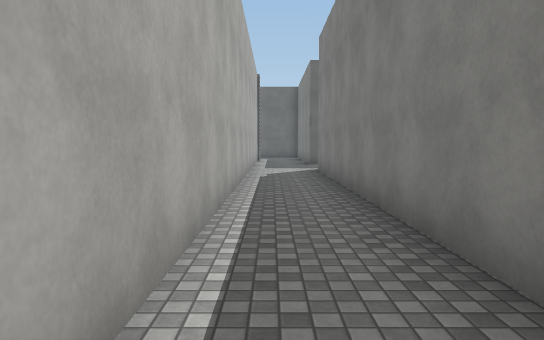
[1] (above)

24 first-person views from a walk through a 3-D level made in the Unity game engine. The camera is 1.5 m above the floor, tilts 4° down and sees 70° across. The floor is counted in squares, 2 m on a side. Each view is taken from the middle of a square. On the plan, view 1 faces up. The plan holds only what a view shows up to about 12 squares ahead; the rest is blank. The place goes on beyond the plan. The player character is not drawn. Surface patterns are stand-ins for the level's own textures.

[2]
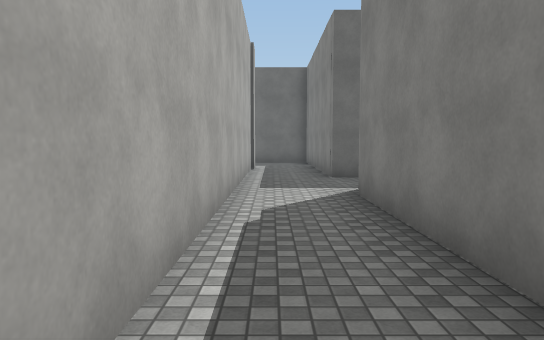

[3]
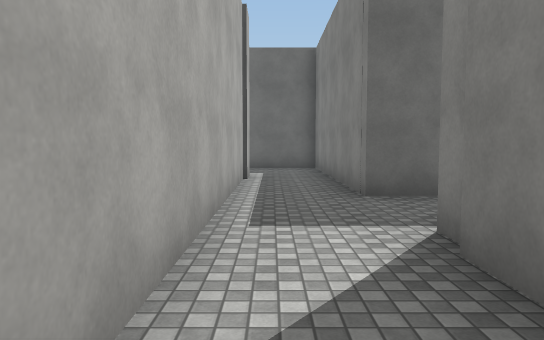

[4]
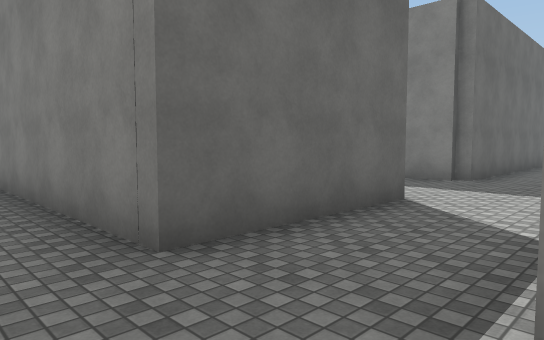

[5]
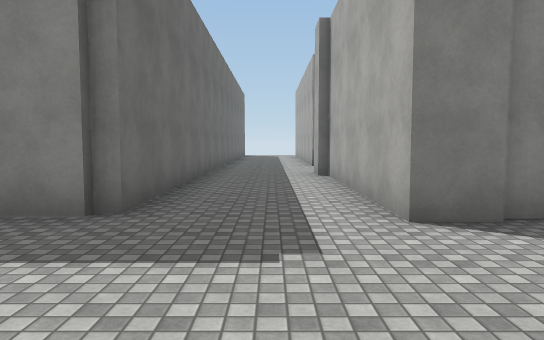

[6]
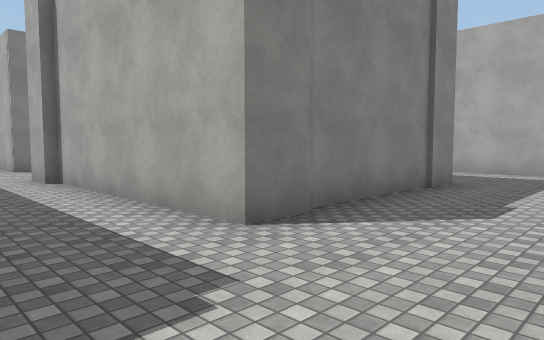

[7]
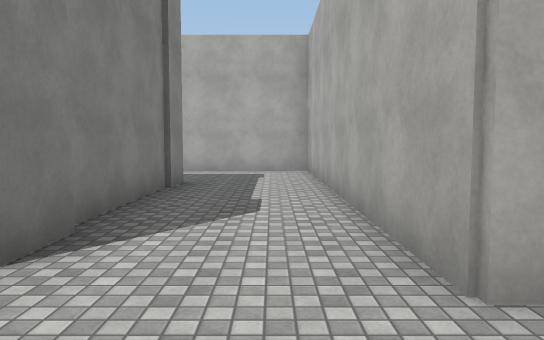

[8]
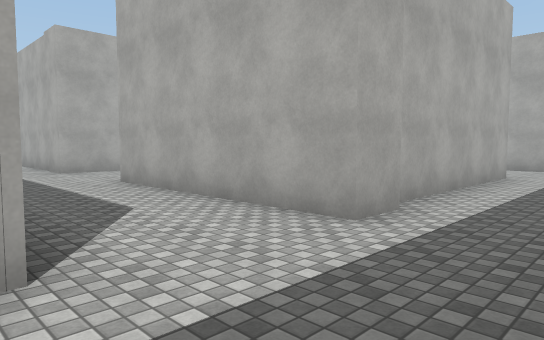

[9]
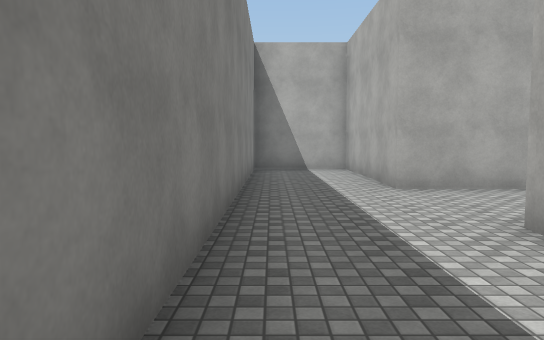

[10]
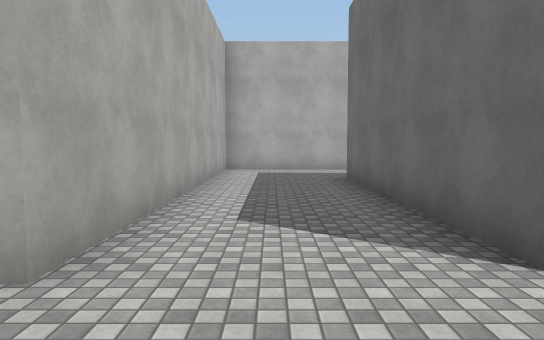

[11]
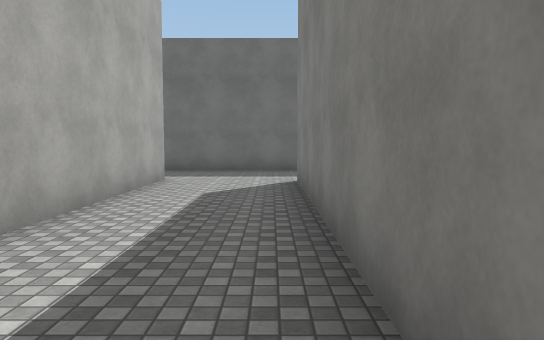

[12]
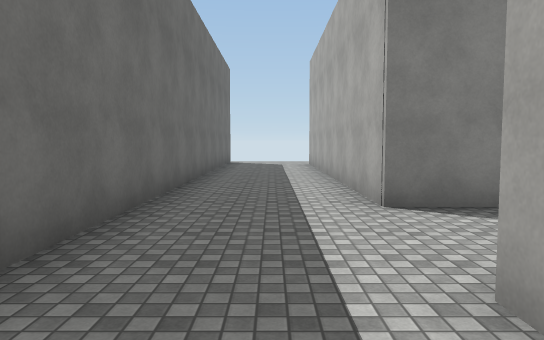

[13]
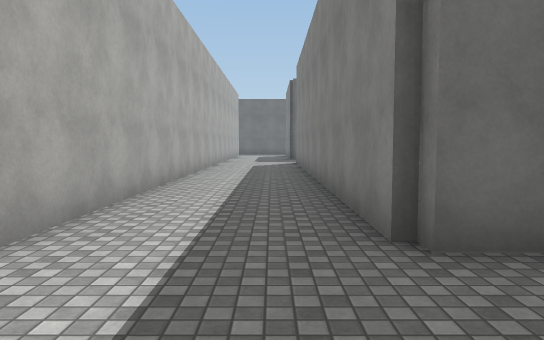

[14]
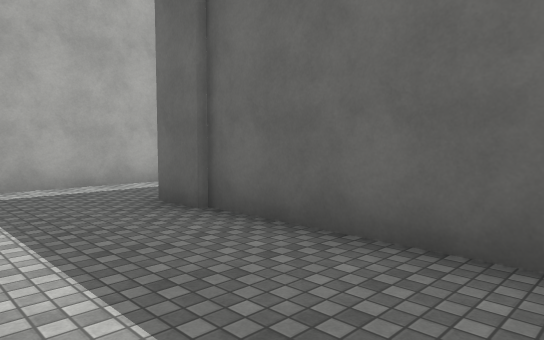

[15]
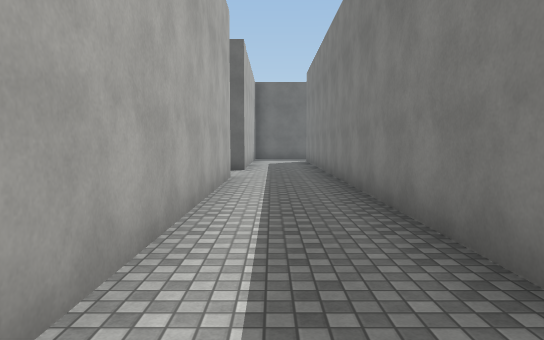

[16]
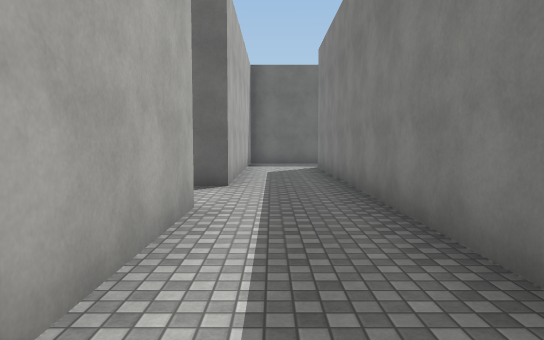

[17]
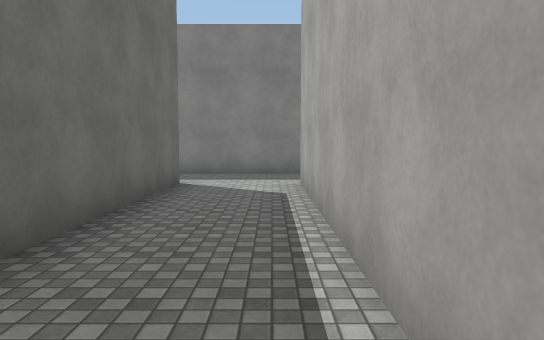

[18]
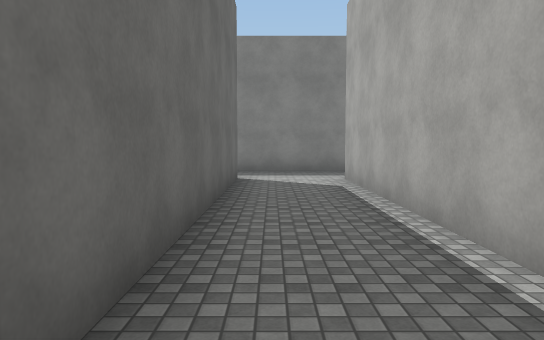

[19]
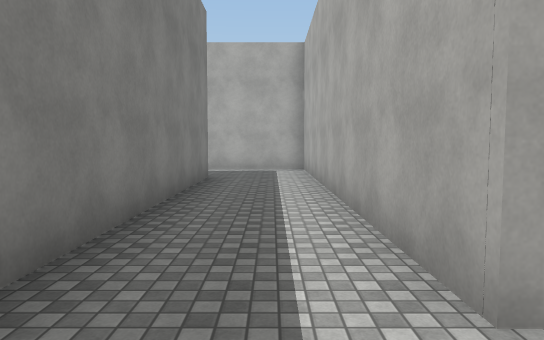

[20]
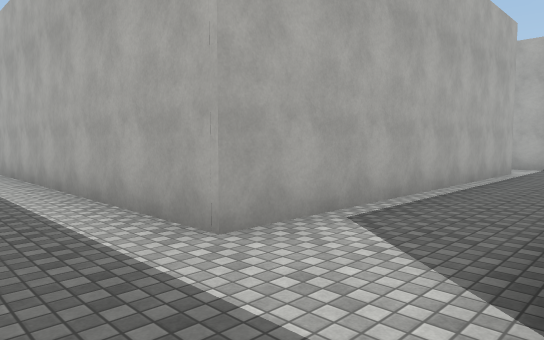

[21]
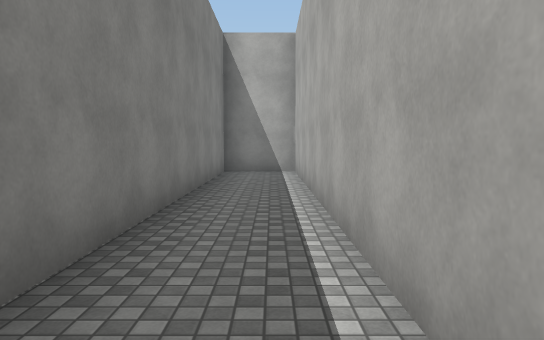

[22]
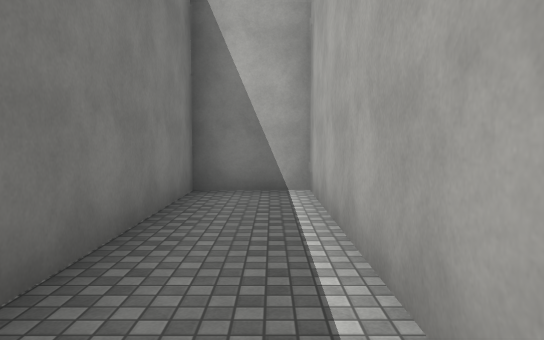

[23]
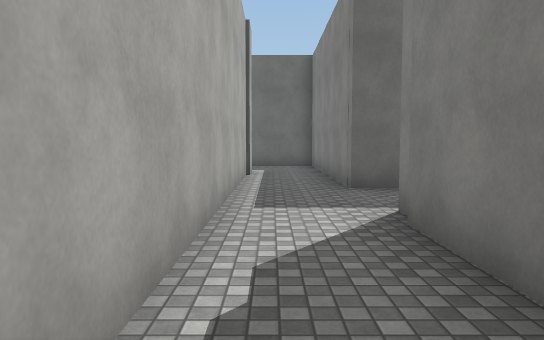

[24]
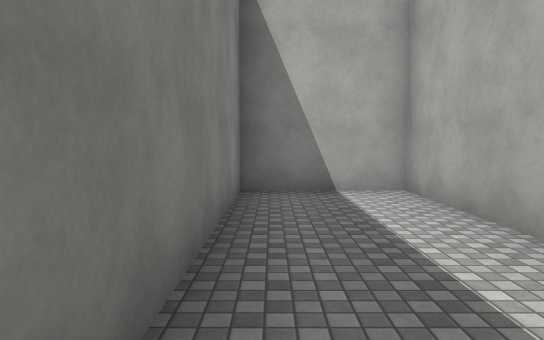

### Floor plan
Points are (right, up) in squares from view 1. A wall is a line through its corners. A room is listed if a view was taken in it or the views show most of it. See-through windows are left out.
Room 1 (views 1, 2, 3, 4, 5, 6, 7, 8, 9, 10, 11, 12, 13, 14, 15, 16, 17, 18, 19, 20, 21, 22, 23, 24)
walls: (7.9, 13.9) (7.9, 23.1); (4.6, 11.2) (5, 11.2) (5, 2.7) (14, 2.7) (14, 1.8); (5, 23) (5, 13.4) (1.3, 13.4) (1.3, 19.7) (-3.6, 19.7) (-3.6, 31.5); (-0.6, 17) (-0.6, -1.1) (1.3, -1.1) (1.3, 10.6); (1.3, 10.8) (1.3, 11.2); (12.9, 10.9) (13.8, 10.9) (13.8, 5.6) (7.6, 5.6) (7.6, 10.7) (13, 10.7); (20.5, 13.6) (8.1, 13.6) (8.1, 14); (13.8, 1.6) (13.8, -2.1) (16.5, -2.1) (16.5, 10.7) (20.5, 10.7); (-5.9, 31.5) (-5.9, 28.7) (-13, 28.7); (-14.5, 26.5) (-5.9, 26.5) (-5.9, 16.9) (-3.1, 16.9)

Where each view was taken, in squares from view 1:
view 1: 0 up, 0 right, facing up
view 2: 5 up, 0 right, facing up
view 3: 8 up, 0 right, facing up
view 4: 11 up, 0 right, facing up-right
view 5: 12 up, 4 right, facing right
view 6: 13 up, 5 right, facing down-right
view 7: 13 up, 6 right, facing down
view 8: 13 up, 17 right, facing down-left
view 9: 9 up, 16 right, facing down
view 10: 4 up, 16 right, facing left
view 11: 3 up, 16 right, facing up
view 12: 12 up, 12 right, facing right
view 13: 11 up, 7 right, facing up
view 14: 17 up, 1 right, facing up-left
view 15: 18 up, 5 left, facing up
view 16: 22 up, 5 left, facing up
view 17: 27 up, 13 left, facing right
view 18: 28 up, 14 left, facing right
view 19: 28 up, 5 left, facing down
view 20: 29 up, 4 left, facing down-left
view 21: 9 up, 0 right, facing down
view 22: 5 up, 0 right, facing down
view 23: 7 up, 0 right, facing up
view 24: 4 up, 16 right, facing down
